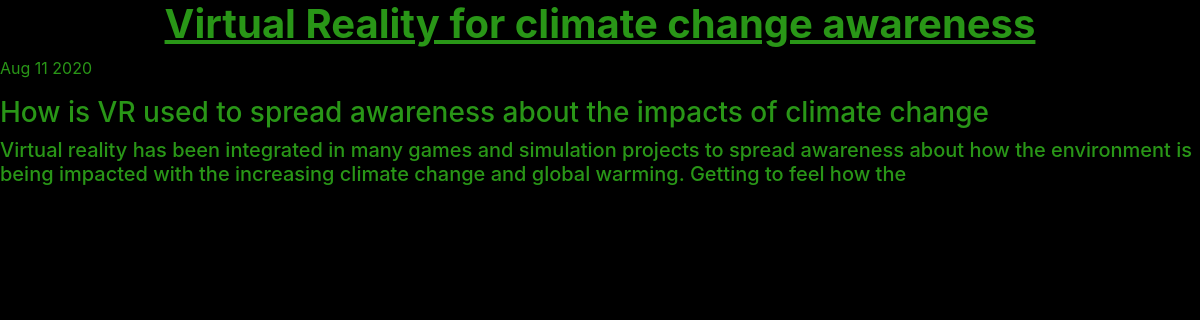
Page /blog/1/ on the committed database.
### blog/models.py (models this page shows, shortened)
class Blog(models.Model):
    title       = models.CharField(max_length = 50)
    category    = models.CharField(max_length = 20)
    description = models.CharField(max_length = 250)
    blogtext    = models.TextField(max_length = 1500)
    url         = models.URLField(blank = True)
    date        = models.DateField()

### blog/views.py (the view)
# urls.py: path('<int:blog_id>/', views.detail, name="detail"),
def detail(request,blog_id):
    blog = get_object_or_404(Blog, pk=blog_id)
    return render(request,'blog/detail.html',{'blog':blog})

### blog/templates/blog/detail.html (shortened to what this page needs)
<link rel="stylesheet" href="https://stackpath.bootstrapcdn.com/bootstrap/4.5.2/css/bootstrap.min.css">
<body name= "title" style="background-color:black;" >
<center><h1 style="color:#299617;font-size:40px"><b><u>{{ blog.title }}</u></b></h1></center>
<p style="color:#299617;">{{ blog.date|date:'M d Y' }}</p>
<h3 style="color:#299617;">{{ blog.description|safe}}</h3>
<h5><p style="color:#299617;">{{ blog.blogtext|safe}}</p></h5>

### rows in the picture
Blog: title "Virtual Reality for climate change awareness", date "Aug 11 2020", description "How is VR used to spread awareness about the impacts of climate change", blogtext "Virtual reality has been integrated in many games and simulation projects to spread awareness about how the environment is being impacted with the increasing climate change and global warming. Getting to feel how the"
